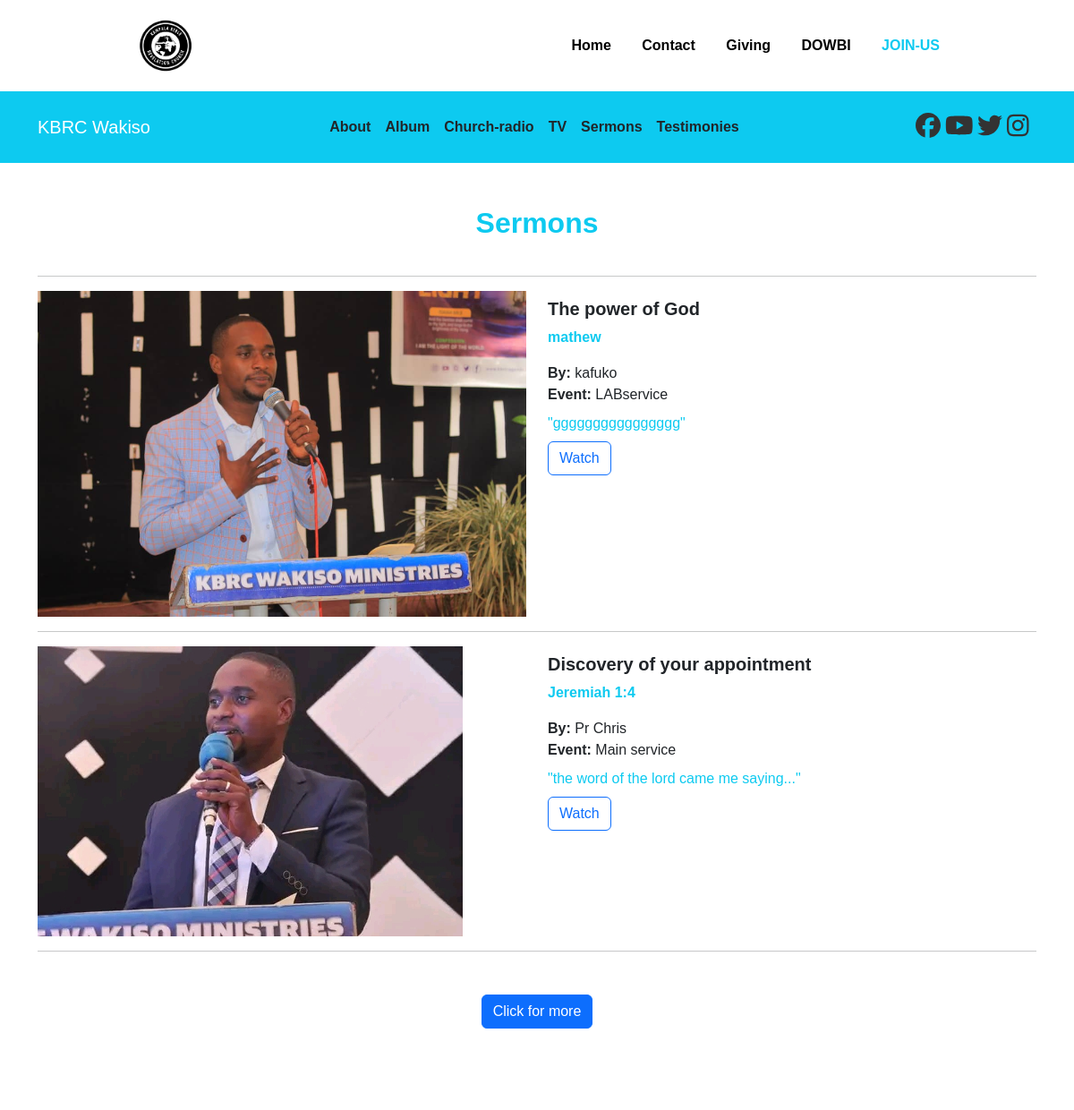
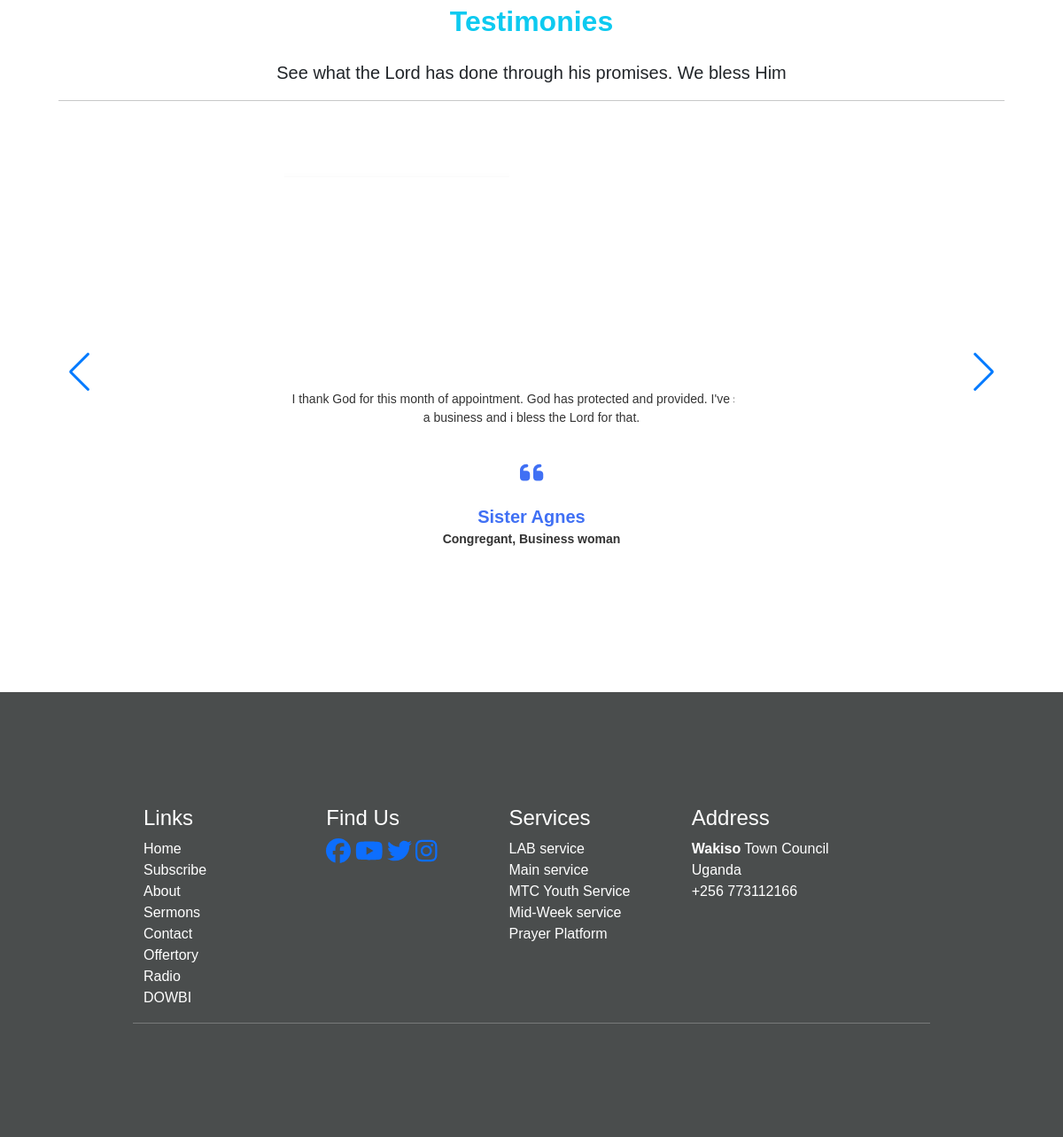
Page /sermons.php on the committed database (2 pictures, top to bottom).
### tables this page shows
CREATE TABLE `social_media_links` (
  `social_id` int(11) NOT NULL,
  `facebook` varchar(200) NOT NULL,
  `instagram` varchar(200) NOT NULL,
  `youtube` varchar(200) NOT NULL,
  `twitter` varchar(200) NOT NULL
);

CREATE TABLE `sermons` (
  `sermon_id` int(11) NOT NULL,
  `theme` varchar(200) NOT NULL,
  `verse` varchar(200) NOT NULL,
  `thumbnail` varchar(200) NOT NULL,
  `preacher` varchar(200) NOT NULL,
  `service` varchar(200) NOT NULL,
  `scripture` varchar(200) NOT NULL,
  `link` varchar(200) NOT NULL
);

### admin/business/database.php (called while the page is built, shortened)
<?php
require_once 'newsLetter.php';
require_once 'content.php';
$content = new content($pdo);

### admin/business/content.php (called while the page is built, shortened)
<?php
class content{
    private $db;
    function __construct($conn){
        $this->db = $conn;
    }
    public function getLinks(){
        $sql = "SELECT * FROM social_media_links";
        $result = $this->db->query($sql);
        return $result;
    }
   public function getPost(){
        $sql = "SELECT * FROM sermons";
        $result = $this->db->query($sql);
        return $result;
    }
}

### sermons.php (the view, shortened to what this page needs)
<?php
include('header.php');
$postResults = $content->getPost();
?>
  <div class="container my-5">
        <div class="row">
          <div class="text-center">
            <h2 class="fw-bold text-info mb-4">Sermons</h2>
          </div>
        </div>
        <hr>
        <?php while($p = $postResults->fetch(PDO::FETCH_ASSOC)){ ?>
        <div class="row my-3">
          <div class="col-lg-6 col-md-6 col-sm-12">
            <img src="admin/business/uploads/<?php echo $p['thumbnail']; ?>" class="img-fluid">
          </div>
          <div class="col-lg-6 col-md-6 col-sm-12">
            <h5 class="them fw-bold my-2"><?php echo $p['theme']; ?></h5>
            <p class="text"><strong><?php echo $p['verse']; ?></strong></p>
            <p class="my-0"><strong>By: </strong> <?php echo $p['preacher']; ?>  <br><strong>Event: </strong><?php echo $p['service']; ?></p>
            <p class="text my-2">"<?php echo $p['scripture']; ?>"
            </p>
            <a href="<?php echo $p['link']; ?>" class="btn btn-outline-primary">Watch</a>
          </div>
        </div>
        <hr>
        <?php } ?>
  </div>
<div class="more">
    <a class="btn btn-primary">Click for more</a>
  </div>
  <div class="container p-5 my-4" id="testimonies">
     <div class="row">
          <div class="text-center">
            <h2 class="fw-bold text-info mb-4">Testimonies</h2>
            <p class="lead">See what the Lord has done through his promises. We bless Him</p>
          </div>
          <hr>
        </div>
      <div class="row ">
            <div class="swiper mySwiper">
               <div class="swiper-wrapper">
                   <div class="swiper-slide">
                   <div class="testimony">
                    <div class="slide">
                   <img src="assets/images/image/DSC1.JPG" alt="pic"  class="image">
                   <p>I thank God for this month of appointment. God has protected and provided.
                    I've started a business and i bless the Lord for that.
                   </p>
                   <i class="fas fa-quote-left"></i>
                   <div class="details">
                     <span class="name">Sister Agnes</span>
                     <span class="profile">Congregant, Business woman</span>
                   </div>
               </div>
              </div>
           </div>
               </div>
               <div class="swiper-button-next navsliders"></div>
          <div class="swiper-button-prev navsliders"></div>
            </div>
         </div>
  </div>
     <?php include('footer.php');  ?>

### header.php (shortened to what this page needs)
<?php  include('admin/business/database.php');
$linksResults = $content->getLinks();
?>
<!DOCTYPE html>
<html lang="en">
<head>
    <link rel="stylesheet" type="text/css" href="assets/css/style.css" >
    <link rel="stylesheet" type="text/css" href="assets/css/bootstrap.min.css" >
    <link rel="stylesheet" type="text/css" href="assets/css/swiper-bundle.min.css" >
    <link rel="stylesheet" type="text/css" href="assets/css/all.css">
</head>
<body>
   <header>
    <img src="assets/images/Logo.png" class="logo">
 <div class="menu">
      <div class="menuItems">
          <a href="index.php">Home</a>
          <a href="contact.php">Contact</a>
          <a href="contact.php#giving">Giving</a>
          <a href="dowbi.php">DOWBI</a>
         <a href="index.php#joinUS" class="fw-bold" style="color: #0dcaf0;">JOIN-US</a>
         </div>
    </div>
</header>
<nav class="navbar navbar-expand-lg navbar-dark bg-info">
    <div class="container">
      <a class="navbar-brand" href="#">KBRC Wakiso</a>
      <div class="collapse navbar-collapse " id="navbarsExample07">
        <ul class="navbar-nav me-auto mb-2 mb-lg-0">
        <li class="nav-item">
             <a  class="nav-link text-dark active fw-bold" href="about.php">About</a>
          </li>
          <li class="nav-item">
             <a  class="nav-link active text-dark fw-bold" href="album.php">Album</a>
          </li>
          <li class="nav-item">
             <a  class="nav-link active  text-dark fw-bold" href="radio.php">Church-radio</a>
          </li>
          <li class="nav-item">
             <a  class="nav-link active text-dark fw-bold" href="tv.php">TV</a>
          </li>
          <li class="nav-item">
             <a  class="nav-link active text-dark fw-bold" href="sermons.php">Sermons</a>
          </li>
          <li class="nav-item">
             <a  class="nav-link active text-dark fw-bold" href="sermons.php#testimonies">Testimonies</a>
          </li>
        </ul>
        <?php while($s = $linksResults->fetch(PDO::FETCH_ASSOC)){ ?>
        <div class="py-3 d-flex justify-content-center mx-2 social">
              <a href="<?php echo $s['facebook']; ?>"><span><i class="fab fa-facebook fs-3">Facebook</i></span></a>
              <a href="<?php echo $s['youtube']; ?>"><span><i class="fab fa-youtube fs-3">Youtube</i></span></a>
              <a href="<?php echo $s['twitter']; ?>"><span><i class="fab fa-twitter fs-3">Twitter</i></span></a>
              <a href="<?php  echo $s['instagram']; ?>"><span><i class="fab fa-instagram fs-3">Instagram</i></span></a>
          </div>
          <?php } ?>
      </div>
    </div>
  </nav>

### footer.php (shortened to what this page needs)
<?php
include('admin/business/database.php');
$linksResults = $content->getLinks();
?>
    <section class="footer py-5">
      <div class="container py-5 ">
        <div class="row mt-3">
          <div class="col-lg-11">
            <div class="row">
              <div class="col-lg-3 py-3">
                <h4>Links</h4>
                <a href="index.php" class="nav-link">Home</a>
                 <a href="index.php#joinUs" class="nav-link">Subscribe</a>
                 <a href="about.php" class="nav-link">About</a>
                 <a href="sermons.php" class="nav-link">Sermons</a>
                 <a href="contact.php" class="nav-link">Contact</a>
                 <a href="contact.php#giving" class="nav-link">Offertory</a>
                 <a href="radio.php" class="nav-link">Radio</a>
                 <a href="dowbi.php" class="nav-link">DOWBI</a>
            </div>
            <div class="col-lg-3 py-3">
            <?php while($s = $linksResults->fetch(PDO::FETCH_ASSOC)){ ?>
              <h4>Find Us</h4>
              <a href="<?php echo $s['facebook']; ?>"><span><i class="fab fa-facebook fs-3">Facebook</i></span></a>
              <a href="<?php echo $s['youtube']; ?>"><span><i class="fab fa-youtube fs-3">Youtube</i></span></a>
              <a href="<?php echo $s['twitter']; ?>"><span><i class="fab fa-twitter fs-3">Twitter</i></span></a>
              <a href="<?php echo $s['instagram']; ?>"><span><i class="fab fa-instagram fs-3">Instagram</i></span></a>
          </div>
          <?php } ?>
            <div class="col-lg-3 py-3">
              <h4>Services</h4>
               <p style="margin: 0;">LAB service</p>
               <p style="margin: 0;">Main service</p>
               <p style="margin: 0;">MTC Youth Service</p>
               <p style="margin: 0;">Mid-Week service</p>
               <p style="margin: 0;">Prayer Platform</p>
          </div>
          <div class="col-lg-3 py-3">
            <h4>Address</h4>
             <address>
              <p style="margin: 0;"><strong>Wakiso</strong> Town Council</p>
              <p style="margin: 0;">Uganda</p>
              <p style="margin: 0;">+256 773112166</p>
             </address>
        </div>
          </div>
        </div>
        <hr>
      </div>
     </section>
</body>
</html>

### assets/css/style.css (style rules this page uses)
* { padding: 0; margin: 0; box-sizing: border-box; font-family: Arial, Helvetica, sans-serif; }
header { position: relative; background-color:rgb(255, 255, 255); display: flex; top: 0; left: 0; width: 100%; justify-content: space-between; align-items: center; padding: 16px 150px; transition: 0.3s ease; z-index: 999; }
.logo { height: 70px; width: 70px; float: right; }
.menu { position: relative; }
.menuItems a { position: relative; color: #000; font-size: 1em; text-decoration: none; font-weight: bold; margin-left: 30px; cursor: pointer; transition: 0.3s ease; }
.menuItems a::before { position: absolute; content: ""; bottom: 0; left: 0; width: 0%; height: 3px; background-color: #000; transition: 0.3s ease; }
section { padding: 100px 150px; }
.footer { background-color:#4a4d4d; color: white; }
.text { color: #0dcaf0; }
.more { display: flex; text-align: center; justify-content: center; margin: 3rem; }

### header.php (style rules this page uses)
.social a span { color:#333; margin-left:5px; }
.navbar .navbar-nav { margin:0 auto; }

### sermons.php (style rules this page uses)
.row .image { width:230px ; height:200px ; border-radius:50%; }
.testimony { padding: 70px; }
.row .slide { display: flex; justify-content: center; align-items:center; flex-direction:column; padding: 20px; row-gap:20px; box-shadow:0 10px 10px; }
.slide p { padding:0 170px; text-align: center; font-size:14px; font-weight:500; color:#333; }
.slide .fa-quote-left { font-size:30px; color:#4070f4; }
.slide .details { display: flex; justify-content: center; align-items:center; flex-direction:column; }
.details .name { font-size:20px; color:#4070f4; font-weight:bold; }
.details .profile { font-size:14px; color:#333; font-weight:bold; }

### rows in the picture
sermons: thumbnail (picture), theme "The power of God", verse "mathew", preacher "kafuko", service "LABservice", scripture "gggggggggggggggg"
sermons: thumbnail (picture), theme "Discovery of your appointment", verse "Jeremiah 1:4", preacher "Pr Chris", service "Main service", scripture "the word of the lord came me saying..."
